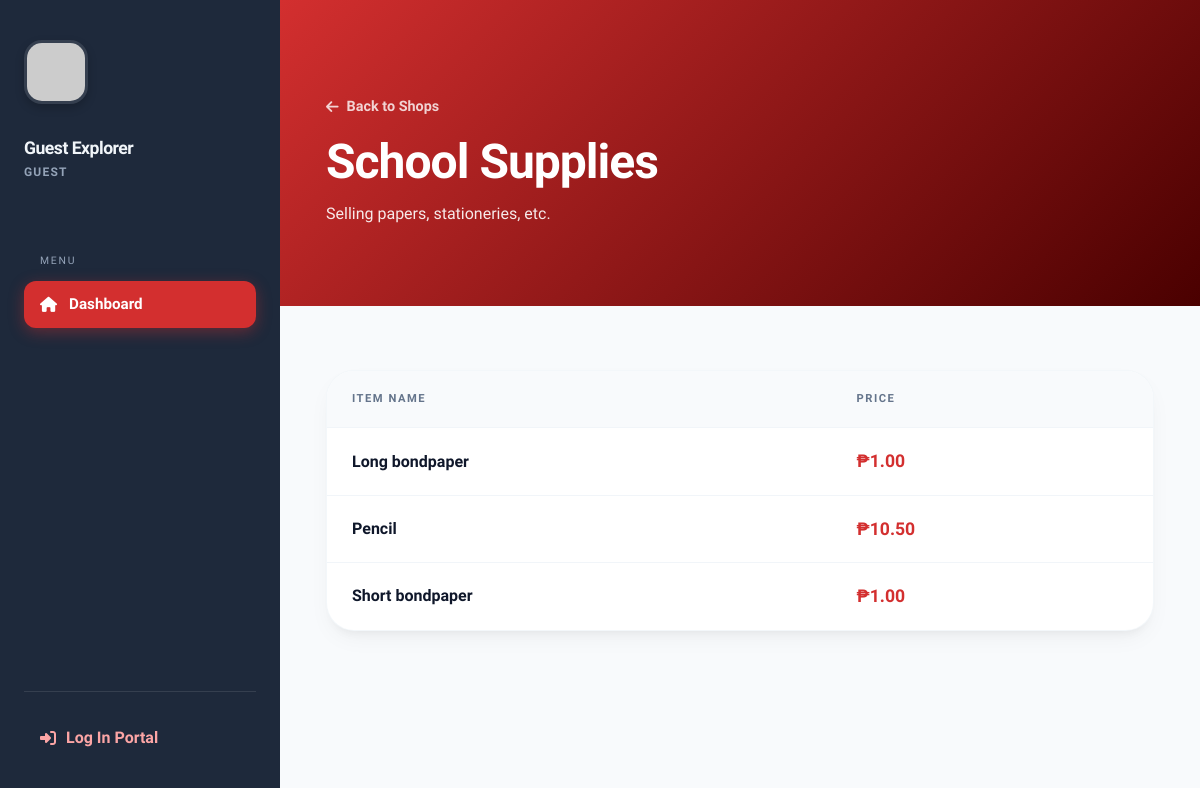
Page /view_shop.php?shop_id=1 on the earlier database version.
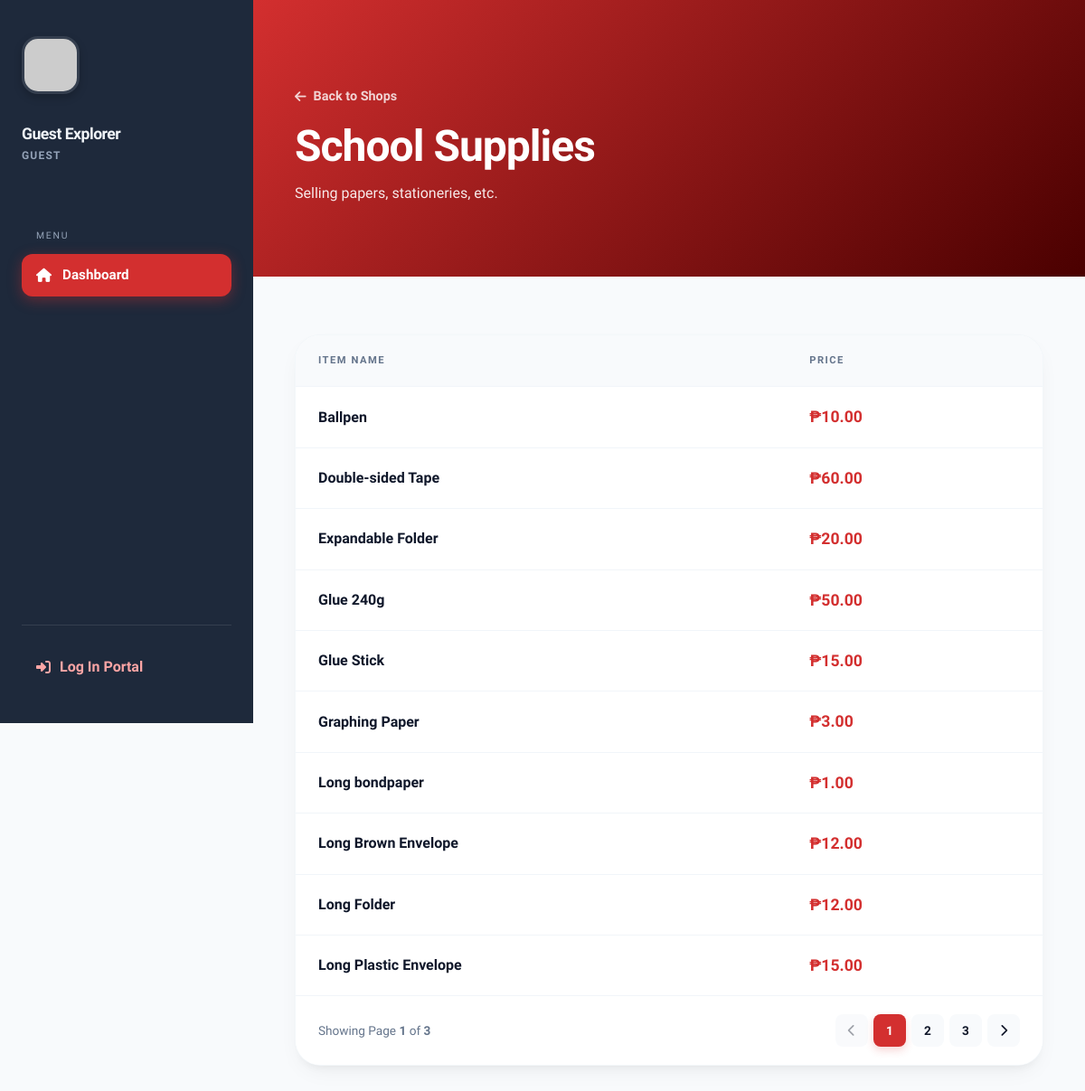
Same page on the later database version.
### tables this page shows
CREATE TABLE `tblshop` (
  `sid` int(11) NOT NULL,
  `accid` int(11) NOT NULL,
  `sname` varchar(255) NOT NULL,
  `shop_description` varchar(255) NOT NULL
);

CREATE TABLE `tblitem` (
  `itemid` int(11) NOT NULL,
  `sid` int(11) NOT NULL,
  `itemname` varchar(255) NOT NULL,
  `price` decimal(10,2) NOT NULL
);

### view_shop.php (the view, shortened to what this page needs)
<?php
require_once 'includes/connect.php';
$user_name = $_SESSION['user_name'] ?? 'Guest Explorer';
$user_role = $_SESSION['user_role'] ?? 'GUEST';
$current_page = 'dashboard';
$shop_id = mysqli_real_escape_string($conn, $_GET['shop_id']);
$shop_query = mysqli_query($conn, "SELECT * FROM tblshop WHERE sid = '$shop_id'");
$shop = mysqli_fetch_assoc($shop_query);
$sname = $shop['sname'];
$shop_desc = $shop['shop_description'] ?? 'No description available.';
$limit = 10;
$page = isset($_GET['page']) && is_numeric($_GET['page']) ? (int)$_GET['page'] : 1;
$offset = ($page - 1) * $limit;
$count_query = mysqli_query($conn, "SELECT COUNT(*) AS total FROM tblitem WHERE sid = '$shop_id'");
$count_row = mysqli_fetch_assoc($count_query);
$total_items = $count_row['total'];
$total_pages = ceil($total_items / $limit);
$items_query = mysqli_query($conn, "SELECT * FROM tblitem WHERE sid = '$shop_id' ORDER BY itemname ASC LIMIT $limit OFFSET $offset");
?>
<!DOCTYPE html>
<html lang="en">
<head>
    <link rel="stylesheet" href="https://cdnjs.cloudflare.com/ajax/libs/font-awesome/6.4.0/css/all.min.css">
</head>
<body>
<div class="app-container">
    <?php include 'includes/sidebar.php'; ?>
    <main class="main-content">
        <header class="hero">
            <a href="dashboard.php" class="back-link"><i class="fas fa-arrow-left"></i> Back to Shops</a>
            <h1 class="welcome-heading"><?php echo htmlspecialchars($sname); ?></h1>
            <p style="opacity: 0.9; margin-top: 0.25rem; font-weight: 500; max-width: 600px;">
                <?php echo htmlspecialchars($shop_desc); ?>
            </p>
        </header>
        <section class="content-body">
            <div class="items-card">
                <table>
                    <thead>
                        <tr>
                            <th>Item Name</th>
                            <th>Price</th>
                        </tr>
                    </thead>
                    <tbody>
                        <?php if (mysqli_num_rows($items_query) > 0): ?>
                            <?php while($row = mysqli_fetch_assoc($items_query)): ?>
                                <tr>
                                    <td><strong><?php echo htmlspecialchars($row['itemname']); ?></strong></td>
                                    <td class="price-tag">₱<?php echo number_format($row['price'], 2); ?></td>
                                </tr>
                            <?php endwhile; ?>
                        <?php endif; ?>
                    </tbody>
                </table>
                <?php if ($total_pages > 1): ?>
                    <div class="pagination-container">
                        <div class="pagination-info">
                            Showing Page <strong><?php echo $page; ?></strong> of <strong><?php echo $total_pages; ?></strong>
                        </div>
                        <nav class="pagination-nav">
                            <a href="?shop_id=<?php echo $shop_id; ?>&page=<?php echo $page - 1; ?>"
                               class="pagination-link <?php echo ($page <= 1) ? 'disabled' : ''; ?>">
                                <i class="fas fa-chevron-left"></i>
                            </a>
                            <?php for ($i = 1; $i <= $total_pages; $i++): ?>
                                <a href="?shop_id=<?php echo $shop_id; ?>&page=<?php echo $i; ?>"
                                   class="pagination-link <?php echo ($page == $i) ? 'active' : ''; ?>">
                                    <?php echo $i; ?>
                                </a>
                            <?php endfor; ?>
                            <a href="?shop_id=<?php echo $shop_id; ?>&page=<?php echo $page + 1; ?>"
                               class="pagination-link <?php echo ($page >= $total_pages) ? 'disabled' : ''; ?>">
                                <i class="fas fa-chevron-right"></i>
                            </a>
                        </nav>
                    </div>
                <?php endif; ?>
            </div>
        </section>
    </main>
</div>
</body>
</html>

### includes/sidebar.php (shortened to what this page needs)
<aside class="sidebar">
    <div class="sidebar-inner">
        <div class="user-profile">
            <div class="avatar-container">
                <img src="https://ui-avatars.com/api/?name=<?php echo urlencode($user_name); ?>&background=<?php echo ($user_role === 'GUEST') ? '64748b' : '800000'; ?>&color=fff" alt="Avatar" class="user-avatar">
            </div>
            <div class="user-meta">
                <span class="u-name"><?php echo htmlspecialchars($user_name); ?></span>
                <span class="u-role" style="<?php echo ($user_role === 'GUEST') ? 'color: #94a3b8;' : ''; ?>">
                    <?php echo htmlspecialchars($user_role); ?>
                </span>
            </div>
        </div>
        <nav class="side-nav">
            <div class="nav-group">
                <label>Menu</label>
                <a href="dashboard.php" class="nav-item <?php echo ($current_page == 'dashboard') ? 'active' : ''; ?>">
                    <i class="fas fa-house"></i> Dashboard
                </a>
            </div>
        </nav>
        <div class="sidebar-footer">
            <?php if ($user_role === 'GUEST'): ?>
                <a href="login.php" class="logout-btn" style="color: #fca5a5;">
                    <i class="fas fa-right-to-bracket"></i> Log In Portal
                </a>
            <?php else: ?>
                <a href="logout.php" class="logout-btn">
                    <i class="fas fa-right-from-bracket"></i> Logout
                </a>
            <?php endif; ?>
        </div>
    </div>
</aside>

### view_shop.php (style rules this page uses)
:root { --primary: #d32f2f; --primary-dark: #4a0000; --bg-main: #f8fafc; --sidebar-bg: #1e293b; --sidebar-text: #f1f5f9; --sidebar-muted: #94a3b8; --sidebar-hover: rgba(255, 255, 255, 0.05); --sidebar-accent: #fca5a5; --text-main: #0f172a; --text-muted: #64748b; --card-shadow: 0 10px 25px -5px rgba(0, 0, 0, 0.05), 0 8px 10px -6px rgba(0, 0, 0, 0.05); --transition: 0.3s cubic-bezier(0.4, 0, 0.2, 1); }
* { margin: 0; padding: 0; box-sizing: border-box; }
body { font-family: 'Plus Jakarta Sans', sans-serif; background-color: var(--bg-main); color: var(--text-main); line-height: 1.5; }
.app-container { display: flex; min-height: 100vh; width: 100%; }
.sidebar { width: 280px; background: var(--sidebar-bg); padding: 2.5rem 1.5rem; position: sticky; top: 0; height: 100vh; display: flex; flex-direction: column; color: var(--sidebar-text); z-index: 100; }
.sidebar-inner { display: flex; flex-direction: column; height: 100%; }
.avatar-container { margin-bottom: 1.5rem; }
.user-avatar { width: 64px; height: 64px; border-radius: 18px; object-fit: cover; border: 3px solid rgba(255, 255, 255, 0.1); box-shadow: 0 4px 10px rgba(0, 0, 0, 0.2); }
.user-meta .u-name { display: block; font-weight: 700; font-size: 1.1rem; color: var(--sidebar-text); letter-spacing: -0.5px; }
.user-meta .u-role { display: block; font-size: 0.75rem; font-weight: 800; color: var(--sidebar-accent); text-transform: uppercase; letter-spacing: 1.2px; margin-top: 2px; }
.side-nav { margin-top: 2.5rem; flex-grow: 1; }
.nav-group label { display: block; font-size: 0.65rem; text-transform: uppercase; letter-spacing: 1.8px; color: var(--sidebar-muted); margin: 2rem 0 0.75rem 1rem; }
.nav-item { display: flex; align-items: center; gap: 12px; text-decoration: none; color: var(--sidebar-muted); padding: 12px 16px; border-radius: 12px; font-size: 0.95rem; font-weight: 500; transition: var(--transition); margin-bottom: 6px; }
.nav-item.active { background: var(--primary); color: white; font-weight: 700; box-shadow: 0 4px 15px rgba(211, 47, 47, 0.4); }
.sidebar-footer { margin-top: auto; padding-top: 1.5rem; border-top: 1px solid rgba(255, 255, 255, 0.1); }
.logout-btn { text-decoration: none; color: var(--sidebar-text); font-weight: 700; display: flex; align-items: center; gap: 10px; padding: 10px 16px; border-radius: 12px; transition: var(--transition); }
.main-content { flex: 1; display: flex; flex-direction: column; min-width: 0; }
.hero { position: relative; padding: 5rem 5%; background: linear-gradient(135deg, var(--primary) 0%, var(--primary-dark) 100%); color: white; overflow: hidden; }
.welcome-heading { font-size: clamp(2rem, 4vw, 3.5rem); font-weight: 800; letter-spacing: -1px; z-index: 1; position: relative; }
.back-link { margin-top: 1rem; display: inline-flex; align-items: center; gap: 8px; color: rgba(255,255,255,0.8); text-decoration: none; font-weight: 600; font-size: 0.9rem; z-index: 1; position: relative; transition: var(--transition); margin-bottom: 0.5rem; }
.content-body { padding: 4rem 5%; }
.items-card { background: white; border-radius: 28px; overflow: hidden; box-shadow: var(--card-shadow); border: 1px solid rgba(241, 245, 249, 0.8); }
table { width: 100%; border-collapse: collapse; }
th { background: #f8fafc; text-align: left; padding: 20px 25px; font-size: 0.7rem; text-transform: uppercase; letter-spacing: 1.5px; color: var(--text-muted); }
td { padding: 20px 25px; border-top: 1px solid #f1f5f9; font-weight: 500; }
.price-tag { font-weight: 800; color: var(--primary); font-size: 1.1rem; }
.pagination-container { display: flex; justify-content: space-between; align-items: center; padding: 20px 25px; background: #ffffff; border-top: 1px solid #f1f5f9; }
.pagination-info { font-size: 0.85rem; color: var(--text-muted); font-weight: 500; }
.pagination-nav { display: flex; gap: 6px; }
.pagination-link { display: inline-flex; align-items: center; justify-content: center; min-width: 36px; height: 36px; padding: 0 8px; text-decoration: none; color: var(--text-main); background: var(--bg-main); border-radius: 8px; font-size: 0.85rem; font-weight: 600; transition: var(--transition); }
.pagination-link.active { background: var(--primary); color: white; box-shadow: 0 4px 10px rgba(211, 47, 47, 0.2); }
.pagination-link.disabled { opacity: 0.4; pointer-events: none; background: #f1f5f9; }

Differences in the rows shown:
no longer on this page (row unchanged): tblitem: itemname "Pencil", price "10.50"
no longer on this page (row unchanged): tblitem: itemname "Short bondpaper", price "1.00"
added tblitem: itemname "Ballpen", price "10.00"
added tblitem: itemname "Double-sided Tape", price "60.00"
added tblitem: itemname "Expandable Folder", price "20.00"
added tblitem: itemname "Glue 240g", price "50.00"
added tblitem: itemname "Glue Stick", price "15.00"
added tblitem: itemname "Graphing Paper", price "3.00"
added tblitem: itemname "Long Brown Envelope", price "12.00"
added tblitem: itemname "Long Folder", price "12.00"
added tblitem: itemname "Long Plastic Envelope", price "15.00"
Other differences:
$page: (not shown) → "1"
$total_pages: (not shown) → "3"
text now shown: "Showing Page of"
new list line: "1"
new list line: "2"
new list line: "3"
